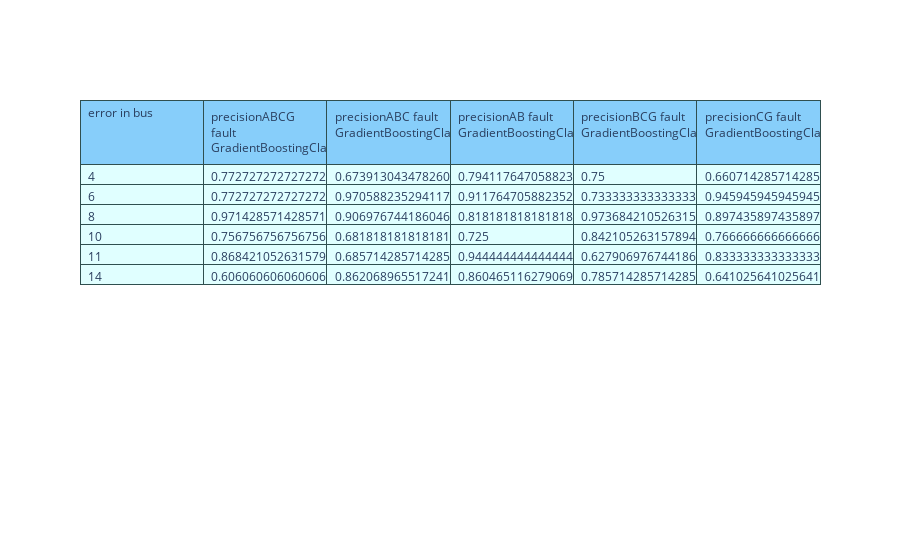

The notebook cell saved with this chart:
### Code cell
from sklearn.ensemble import GradientBoostingClassifier
from sklearn.metrics import accuracy_score, confusion_matrix, precision_score, recall_score
import plotly.graph_objects as go
import plotly.io as pio

errores = ["ABCG", "ABC", "AB", "BCG", "CG"]

precision_scores = {"error in bus": index_bus}
recall_scores = {}

# Crear el modelo GradientBoostingClassifier con las opciones adecuadas
Nmodels = [0, 1, 2, 3, 4]

# Crear el clasificador
for i in Nmodels:
    globals()[f"gbclf{i}"] = GradientBoostingClassifier(n_estimators=20, learning_rate=1, max_features=2, max_depth=2, random_state=0)

# Entrenar el modelo
for i in Nmodels:
    globals()[f"gbclf{i}"].fit(globals()[f"X_train{i}"], globals()[f"y_train{i}"])

# Realizar predicciones sobre el conjunto de prueba
fig, axs = plt.subplots(ncols=5, figsize=(20, 5))

for i in Nmodels:
    globals()[f"y_pred{i}"] = globals()[f"gbclf{i}"].predict(globals()[f"X_test{i}"])

    # Evaluar la precisión del modelo
    globals()[f"gb_acc{i}"] = accuracy_score(globals()[f"y_test{i}"], globals()[f"y_pred{i}"])
    globals()[f"conf_matrix_gauss{i}"] = confusion_matrix(globals()[f"y_test{i}"], globals()[f"y_pred{i}"])
    print(f"Precisión de GradientBoosting: {globals()[f'gb_acc{i}']}")
    axs[i].set_title(errores[i])
    sns.heatmap(globals()[f"conf_matrix_gauss{i}"], annot=True, cmap='Blues', fmt='g', ax=axs[i], xticklabels=errores, yticklabels=errores)

    # Calcular precisión y recall para cada clase (etiqueta)
    precision_per_class = precision_score(globals()[f"y_test{i}"], globals()[f"y_pred{i}"], average=None)
    recall_per_class = recall_score(globals()[f"y_test{i}"], globals()[f"y_pred{i}"], average=None)

    # Guardar los valores en variables
    globals()[f"precision_gb{i}"] = precision_per_class
    globals()[f"recall_gb{i}"] = recall_per_class

    # Guardar los valores en los diccionarios
    precision_scores[f"precision{errores[i]} fault GradientBoostingClassifier"] = precision_per_class
    recall_scores[f"recall_gb{i}"] = recall_per_class

    print(f'Precision per class: {precision_per_class}')
    print(f'Recall per class: {recall_per_class}')

plt.savefig('gráfica_de_GB_confusion.PDF')
plt.show()

# Crear una tabla con los resultados de GradientBoostingClassifier
fig = go.Figure(data=[go.Table(
    header=dict(values=list(precision_scores.keys()),
                line_color='darkslategray',
                fill_color='lightskyblue',
                align='left'),
    cells=dict(values=list(precision_scores.values()),
               line_color='darkslategray',
               fill_color='lightcyan',
               align='left'))
])

# Mostrar la tabla
fig.show()

### Figure 1 — Plotly figure (JSON) as saved in the notebook; plotly's stock layout.template omitted (floating-point values rounded to 4 significant figures)
{"data": [{"cells": {"align": "left", "fill": {"color": "lightcyan"}, "line": {"color": "darkslategray"}, "values": [[4, 6, 8, 10, 11, 14], [0.7727, 0.7727, 0.9714, 0.7568, 0.8684, 0.6061], [0.6739, 0.9706, 0.907, 0.6818, 0.6857, 0.8621], [0.7941, 0.9118, 0.8182, 0.725, 0.9444, 0.8605], [0.75, 0.7333, 0.9737, 0.8421, 0.6279, 0.7857], [0.6607, 0.9459, 0.8974, 0.7667, 0.8333, 0.641]]}, "header": {"align": "left", "fill": {"color": "lightskyblue"}, "line": {"color": "darkslategray"}, "values": ["error in bus", "precisionABCG fault GradientBoostingClassifier", "precisionABC fault GradientBoostingClassifier", "precisionAB fault GradientBoostingClassifier", "precisionBCG fault GradientBoostingClassifier", "precisionCG fault GradientBoostingClassifier"]}, "type": "table"}], "layout": {}}
